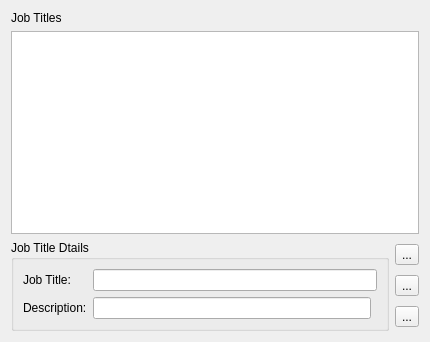
<?xml version="1.0" encoding="UTF-8"?>
<ui version="4.0">
 <class>JobTitles</class>
 <widget class="QWidget" name="JobTitles">
  <property name="geometry">
   <rect>
    <x>0</x>
    <y>0</y>
    <width>430</width>
    <height>342</height>
   </rect>
  </property>
  <property name="windowTitle">
   <string>Form</string>
  </property>
  <layout class="QVBoxLayout" name="verticalLayout_2">
   <item>
    <widget class="QLabel" name="label">
     <property name="text">
      <string>Job Titles</string>
     </property>
    </widget>
   </item>
   <item>
    <widget class="QTreeView" name="treeView">
     <property name="sizePolicy">
      <sizepolicy hsizetype="Expanding" vsizetype="Expanding">
       <horstretch>0</horstretch>
       <verstretch>1</verstretch>
      </sizepolicy>
     </property>
    </widget>
   </item>
   <item>
    <layout class="QHBoxLayout" name="horizontalLayout">
     <item>
      <widget class="QGroupBox" name="groupBox">
       <property name="title">
        <string>Job Title Dtails</string>
       </property>
       <layout class="QGridLayout" name="gridLayout">
        <item row="0" column="0">
         <widget class="QLabel" name="label_2">
          <property name="text">
           <string>Job Title:</string>
          </property>
         </widget>
        </item>
        <item row="0" column="1" colspan="2">
         <widget class="QLineEdit" name="txtJobTitle"/>
        </item>
        <item row="1" column="0">
         <widget class="QLabel" name="label_3">
          <property name="text">
           <string>Description:</string>
          </property>
         </widget>
        </item>
        <item row="1" column="1">
         <widget class="QLineEdit" name="txtDescription"/>
        </item>
       </layout>
      </widget>
     </item>
     <item>
      <layout class="QVBoxLayout" name="verticalLayout">
       <item>
        <widget class="QToolButton" name="cmdAddNew">
         <property name="text">
          <string>...</string>
         </property>
         <property name="icon">
          <iconset resource="../../../megvel/erp_queue_server/res.qrc">
           <normaloff>:/images/Icon_193.ico</normaloff>:/images/Icon_193.ico</iconset>
         </property>
        </widget>
       </item>
       <item>
        <widget class="QToolButton" name="cmdSave">
         <property name="text">
          <string>...</string>
         </property>
         <property name="icon">
          <iconset resource="../../../megvel/erp_queue_server/res.qrc">
           <normaloff>:/images/Icon_10.ico</normaloff>:/images/Icon_10.ico</iconset>
         </property>
        </widget>
       </item>
       <item>
        <widget class="QToolButton" name="cmdDelete">
         <property name="text">
          <string>...</string>
         </property>
         <property name="icon">
          <iconset resource="../../../megvel/erp_queue_server/res.qrc">
           <normaloff>:/images/Icon_136.ico</normaloff>:/images/Icon_136.ico</iconset>
         </property>
        </widget>
       </item>
      </layout>
     </item>
    </layout>
   </item>
  </layout>
 </widget>
 <resources>
  <include location="../../../megvel/erp_queue_server/res.qrc"/>
 </resources>
 <connections/>
</ui>
